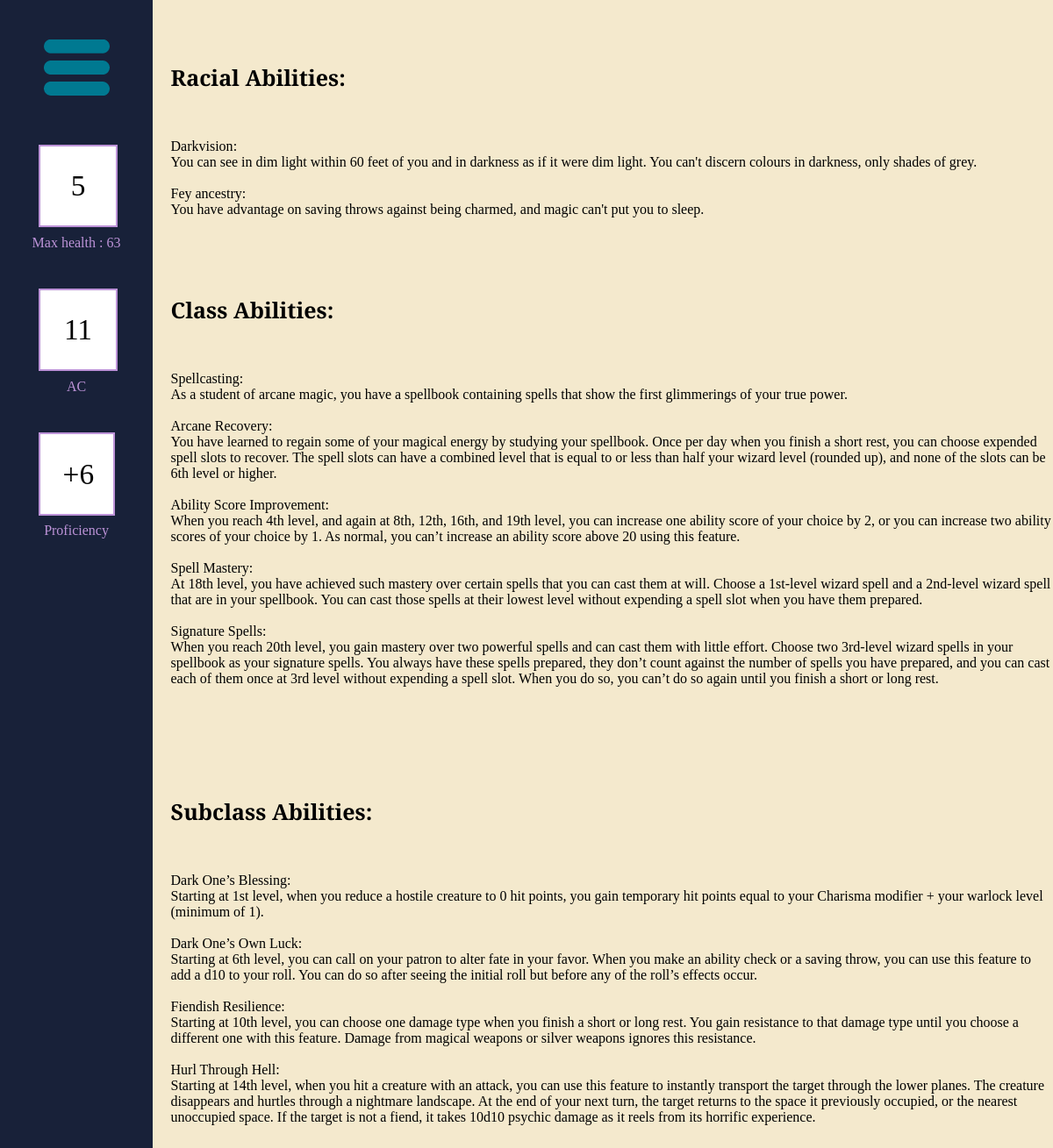
The page /character_abilities/37 (signed in) on the database its author committed.
### tables this page shows
CREATE TABLE Ability (Ability_Id INTEGER PRIMARY KEY AUTOINCREMENT, Name Text, Description Text);

### routes.py (the view, shortened to what this page needs)
@app.route('/character_abilities/<id>')
def character_abilities(id):
    conn = sqlite3.connect(db)
    cur = conn.cursor()
    cur.execute('SELECT * FROM Character WHERE Character_Id = ?', (id,))
    character_data = cur.fetchone()
    if character_data is None:
        abort(404)
    elif ('user_id' not in session) or character_data[14] != session['user_id']:
        abort(403)
    resetSession()
    feat_names = []
    feat_descriptions = []
    feat_types = ["Race", "Class", "Background", "Subclass"]
    feat_types_parameters = [character_data[2], character_data[3],
                             character_data[5], character_data[13]]
    for i in range(4):
        added = ""
        if i == 1 or i == 3:
            added = f" AND Level <= {character_data[4]}"
        cur.execute(f'''SELECT Name,Description FROM Ability
                     WHERE Ability_Id IN (SELECT Ability_Id
                     FROM Ability{feat_types[i]}
                       WHERE {feat_types[i]}_Id =
                         {feat_types_parameters[i]}{added})''')
        data = cur.fetchall()
        feat_names.append([i[0] for i in data])
        feat_descriptions.append([i[1] for i in data])
    cur.execute('''SELECT Ability_Id,Type FROM AbilityCharacter
                 WHERE Character_Id = ?''', (id,))
    data = cur.fetchall()
    other_values = [id, character_data[6], character_data[12],
                    character_data[7], ((character_data[4]-1)//4)+2,
                    character_data[14], character_data[3]]
    return render_template('CharacterAbility.html', other_values=other_values,
                           names=feat_names, descs=feat_descriptions)

### routes.py (called while the page is built)
def resetSession():
    if 'user_id' in session:
        placeholder = session['user_id']
    else:
        placeholder = None
    session.clear()
    collect()
    if placeholder is not None:
        session['user_id'] = placeholder

### templates/CharacterAbility.html
{% extends 'sheetLayout.html' %}
{% set ability_types = ['Racial','Class','Background','Subclass'] %}
{% block content %}
<div class = "ability_sheet">
    {% for i in range(ability_types|length) %}
        {% if names[i]|length != 0 %}
            <h1 class = "ability_header">{{ability_types[i]}} Abilities:</h1>
            {% for j in range(names[i]|length) %}
                    {{names[i][j]}}:
                    {{descs[i][j]}}
            {% endfor %}
        {% endif %}
    {% endfor %}
</div>
{% endblock %}

### templates/sheetLayout.html (shortened to what this page needs)
<!DOCTYPE html>
<html>
    <head>
        <link rel = 'stylesheet', href = "{{ url_for('static', filename='styles.css') }}">
    </head>
    <body>
        <div class = 'sheet_container' id="sheet" data-id="{{ other_values[0] }}">
            <div class = 'side_bar'>
                <div>
                    <button class = "dropdown-menu" id="dropdown_button" onclick="toggleDropDown()">
                        <img src = "{{ url_for('static', filename='menu.png') }}" class = "menu_button">
                    </button>
                </div>
                <div>
                    <input type="number" id="HP" value='{{other_values[2]}}' class="side_input">
                </div>
                Max health : {{other_values[1]}}
                <div>
                    <input type="number" id="AC" value='{{other_values[3]}}' class="side_input">
                </div>
                AC
                <div class = 'side_info'>
                    +{{other_values[4]}}
                </div>
                Proficiency
            </div>
            <div class = 'sheet' data-joe = "Joe">
                {% block content %}{% endblock %}
            </div>
        </div>
    </body>
</html>

### static/styles.css (style rules this page uses)
.side_bar { background-color:#182139; height: 100%; min-width: 100%; overflow: hidden; text-align: center; color: #bd93d8; }
.side_info,.side_input { text-align: center; border: 2px solid #bd93d8; background-color: white; margin:25%; margin-bottom:5%; padding: 15%; font-size: 25pt; color: black; }
.side_input { width: 20%; font-family: "Bree Serif", serif; font-weight: 400; }
.menu_button { width: 100%; }
.dropdown-menu { border: none; cursor: pointer; appearance: none; background-color: inherit; margin:25%; margin-bottom:5%; text-align: center; }
.sheet_container { display: grid; grid-template-columns:14.5% 85.5%; grid-template-rows: 100%; min-height: 100%; font-family: "Bree Serif", serif; font-weight: 400; font-style: normal; }
.sheet { background-color: #f4e9cd; }
body { margin: 0px; height: 70vw; }
.ability_sheet { margin-left: 2%; white-space: pre-line; }
.ability_header { font-size: 25px; }

### rows shown on the page
Ability: Name "Darkvision", Description "You can see in dim light within 60 feet of you and in darkness as if it were dim light. You can't discern colours in darkness, only shades of grey."
Ability: Name "Fey ancestry", Description "You have advantage on saving throws against being charmed, and magic can't put you to sleep."
Ability: Name "Spellcasting", Description "As a student of arcane magic, you have a spellbook containing spells that show the first glimmerings of your true power."
Ability: Name "Arcane Recovery", Description "You have learned to regain some of your magical energy by studying your spellbook. Once per day when you finish a short rest, you can choose expended spell slots to recover. The spell slots can have a combined level that is equal to or less than half your wizard level (rounded up), and none of the slots can be 6th level or higher."
Ability: Name "Ability Score Improvement", Description "When you reach 4th level, and again at 8th, 12th, 16th, and 19th level, you can increase one ability score of your choice by 2, or you can increase two ability scores of your choice by 1. As normal, you can’t increase an ability score above 20 using this feature."
Ability: Name "Spell Mastery", Description "At 18th level, you have achieved such mastery over certain spells that you can cast them at will. Choose a 1st-level wizard spell and a 2nd-level wizard spell that are in your spellbook. You can cast those spells at their lowest level without expending a spell slot when you have them prepared."
Ability: Name "Signature Spells", Description "When you reach 20th level, you gain mastery over two powerful spells and can cast them with little effort. Choose two 3rd-level wizard spells in your spellbook as your signature spells. You always have these spells prepared, they don’t count against the number of spells you have prepared, and you can cast each of them once at 3rd level without expending a spell slot. When you do so, you can’t do so again until you finish a short or long rest."
Ability: Name "Dark One’s Blessing", Description "Starting at 1st level, when you reduce a hostile creature to 0 hit points, you gain temporary hit points equal to your Charisma modifier + your warlock level (minimum of 1)."
Ability: Name "Dark One’s Own Luck", Description "Starting at 6th level, you can call on your patron to alter fate in your favor. When you make an ability check or a saving throw, you can use this feature to add a d10 to your roll. You can do so after seeing the initial roll but before any of the roll’s effects occur."
Ability: Name "Fiendish Resilience", Description "Starting at 10th level, you can choose one damage type when you finish a short or long rest. You gain resistance to that damage type until you choose a different one with this feature. Damage from magical weapons or silver weapons ignores this resistance."
Ability: Name "Hurl Through Hell", Description "Starting at 14th level, when you hit a creature with an attack, you can use this feature to instantly transport the target through the lower planes. The creature disappears and hurtles through a nightmare landscape. At the end of your next turn, the target returns to the space it previously occupied, or the nearest unoccupied space. If the target is not a fiend, it takes 10d10 psychic damage as it reels from its horrific experience."

### other values the page prints
{{ other_values[1] }} "63"
{{ other_values[4] }} "6"
{{ ability_types[i] }} "Racial" "Class" "Subclass"
